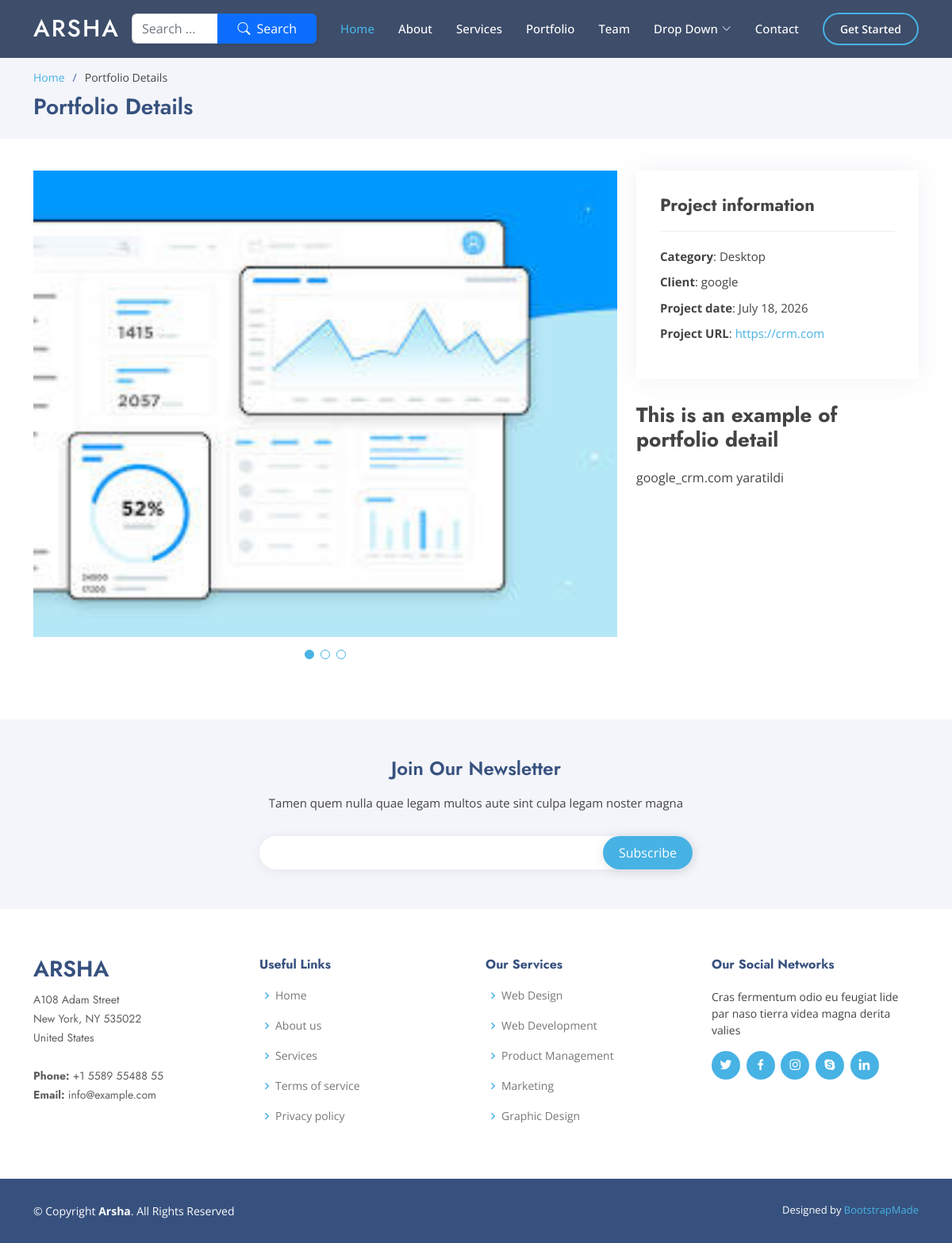
/single/4/, run on an earlier commit of the app's database.
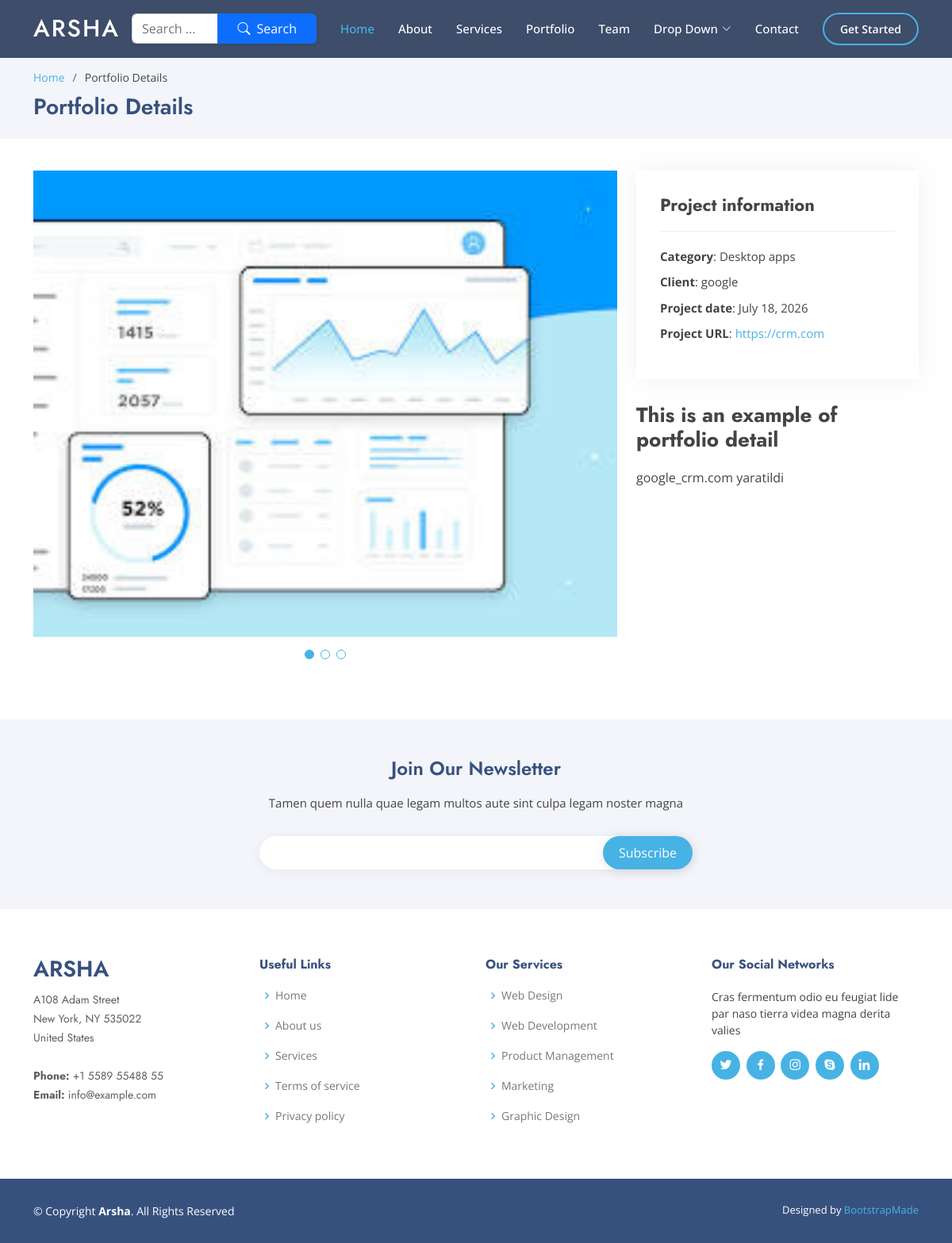
And on a later commit of the database.
### myapp/models.py (models this page shows)
class Portfolio(models.Model):
    nomi = models.CharField(max_length=30)
    company_name = models.CharField(max_length=50)
    date = models.DateField()
    url = models.URLField()
    malumot = models.TextField()
    tur = models.ForeignKey(Type, on_delete=models.CASCADE)
    rasm1 = models.ImageField(upload_to='media')
    rasm2 = models.ImageField(upload_to='media', null=True, blank=True)
    rasm3 = models.ImageField(upload_to='media', null=True, blank=True)

class Type(models.Model):
    nomi = models.CharField(max_length=30)
    def __str__(self):
        return self.nomi

### myapp/views.py (the view)
# urls.py: path('single/<id>/', views.single_portfolio, name='single'),
def single_portfolio(malumot, id):
    work = Portfolio.objects.get(id=id)
    return render(malumot, 'myapp/portfolio-details.html', {'work':work})

### myapp/templates/myapp/portfolio-details.html (shortened to what this page needs)
{% extends 'base.html' %}
{% load static %}
{% block content %}
  <main id="main">
    <section id="breadcrumbs" class="breadcrumbs">
      <div class="container">
        <ol>
          <li><a href="/">Home</a></li>
          <li>Portfolio Details</li>
        </ol>
        <h2>Portfolio Details</h2>
      </div>
    </section>
    <section id="portfolio-details" class="portfolio-details">
      <div class="container">
        <div class="row gy-4">
          <div class="col-lg-8">
            <div class="portfolio-details-slider swiper">
              <div class="swiper-wrapper align-items-center">
                <div class="swiper-slide">
                  <img src="{{ work.rasm1.url }}" alt="">
                </div>
              </div>
              <div class="swiper-pagination"></div>
            </div>
          </div>
          <div class="col-lg-4">
            <div class="portfolio-info">
              <h3>Project information</h3>
              <ul>
                <li><strong>Category</strong>: {{ work.tur }}</li>
                <li><strong>Client</strong>: {{ work.company_name }}</li>
                <li><strong>Project date</strong>: {{ work.date }}</li>
                <li><strong>Project URL</strong>: <a href="#">{{ work.url }}</a></li>
              </ul>
            </div>
            <div class="portfolio-description">
              <h2>This is an example of portfolio detail</h2>
              <p>
                    {{ work.malumot }}
              </p>
            </div>
          </div>
        </div>
      </div>
    </section>
  </main>
{% endblock %}

What changed in the data, as far as the page shows it:
changed through a linked row, Portfolio "google_crm.com yaratildi": tur "Desktop" → "Desktop apps"
